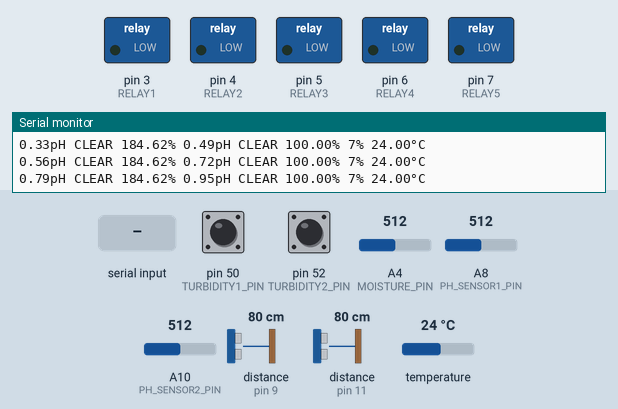
Recording of a sketch running on a simulated Arduino Mega 2560, built with avr-gcc and run on an emulated ATmega2560. On the bench: switched loads named in the sketch (green lamp = pin HIGH), the last lines printed to the serial monitor. The test bench sets the inputs (shaded band); at power-on: distance to the obstacle (sensors on pin 11, pin 9) 80 cm, pin 50 (TURBIDITY1_PIN) HIGH, pin 52 (TURBIDITY2_PIN) HIGH, A4 (MOISTURE_PIN) = 512, A8 (PH_SENSOR1_PIN) = 512, A10 (PH_SENSOR2_PIN) = 512, temperature 24 °C. The echo pulse lasts 58.3 µs per cm.

Above: at 1.2 s.
1.3 s: "1\n" received over Serial
At 1.8 s:
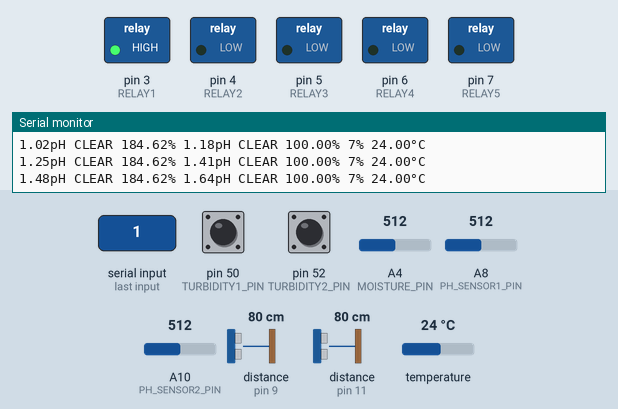
2.8 s: distance to the obstacle (sensor on pin 11) set to 33 cm
4.3 s: distance to the obstacle (sensor on pin 11) set to 27 cm
At 5.7 s:
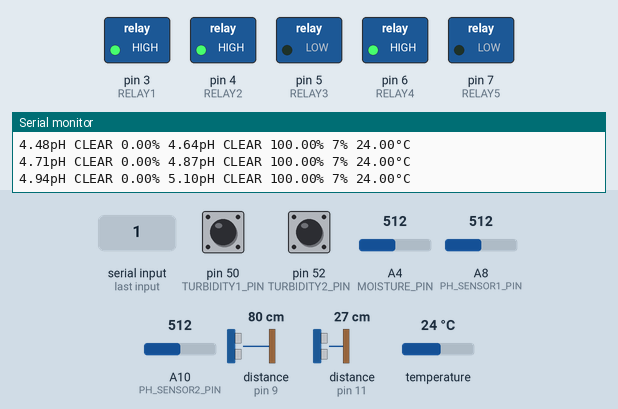
6.6 s: distance to the obstacle (sensor on pin 11) set to 13 cm
8.1 s: distance to the obstacle (sensor on pin 11) set to 10 cm
At 8.7 s:
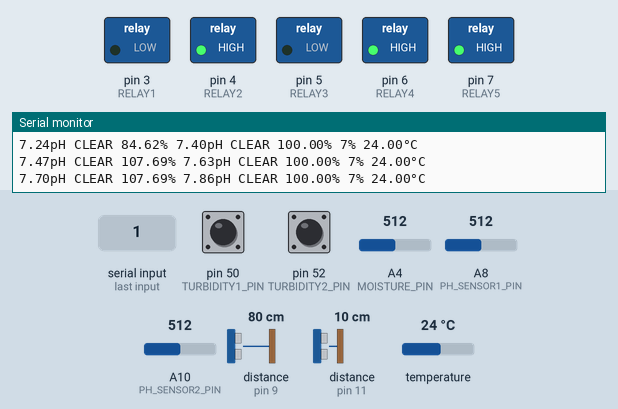
Timing chart, 0 to 34.7 s (numbered marks = the images above; inputs shaded):
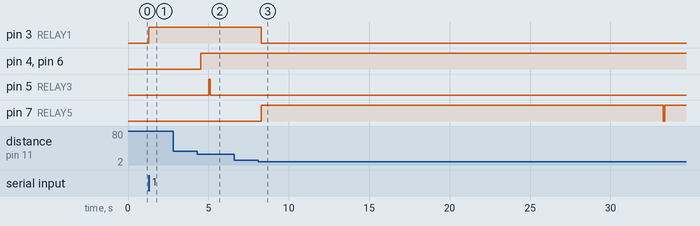

The sketch:

main.ino
```cpp
#include <NewPing.h> //Ultrasonic Sensor Library
#include <OneWire.h> //Temperature Sensor Library

// CONSTANTS
#define TRIGGER1_PIN    12  // Arduino pin tied to trigger pin on the first ultrasonic sensor.
#define ECHO1_PIN       11  // Arduino pin tied to echo pin on the first ultrasonic sensor.
#define TRIGGER2_PIN    10  // Arduino pin tied to trigger pin on the second ultrasonic sensor.
#define ECHO2_PIN        9  // Arduino pin tied to echo pin on the second ultrasonic sensor.
#define RELAY1           3  // Arduino pin tied to relay1 pin of the influent pump.
#define RELAY2           4  // Arduino pin tied to relay2 pin of the mixing pump1.
#define RELAY3           5  // Arduino pin tied to relay3 pin of the soda ash pump.
#define RELAY4           6  // Arduino pin tied to relay4 pin of the mixing pump2.
#define RELAY5           7  // Arduino pin tied to relay5 pin of solenoid valve.
#define TURBIDITY1_PIN  50 // Arduino pin tied to turbidity1 sensor.
#define TURBIDITY2_PIN  52 // Arduino pin tied to turbidity2 sensor.
#define PH_SENSOR1_PIN  A8 // Arduino pin tied to ph1 sensor.
#define PH_SENSOR2_PIN  A10 // Arduino pin tied to ph2 sensor.
#define MOISTURE_PIN    A4 // Arduino pin tied to soil moisture sensor.
#define TEMPERATURE_PIN A5 // Arduino pin tied to temperature sensor.
#define MAX_DISTANCE    30 // Maximum distance we want to ping for (in centimeters). Maximum sensor distance is rated at 400-500cm.
#define Offset1          0.10  //Deviation compensate for pH Sensor1.
#define Offset2          0.26  //Deviation compensate for pH Sensor2.
#define ArrayLength1     40 // Times of collection for pH values.
#define ArrayLength2     40 // Times of collection for pH values.


// DECLARATION
boolean initStatus = 0; //Store initialization status
boolean relay5_State = 0; //Store relay5 status
boolean relay3_State = 0;
boolean isFull = 0; //Store container status
boolean ef_isFull = 0;
char incoming; //Incoming value for serial
float pHUnit1, pHUnit2, temperature, pHvoltage1, pHvoltage2, voltage1, voltage2;
float max_distance1 = 24.0, max_distance2 = 25.0;
int pHArray1[ArrayLength1];   //Store the average value of the sensor feedback
int pHArrayIndex1 = 0;
int pHArray2[ArrayLength2];   //Store the average value of the sensor feedback
int pHArrayIndex2 = 0;
int distance1, distance2, moistureValue, sensorValue1, sensorValue2;
unsigned long interval_On = 25000, interval_Off = 100, previousMillis1 = 0, previousMillis2 = 0, previousMillis3 = 0, previousMillis4 = 0, previousMillis5 = 0;
OneWire ds(TEMPERATURE_PIN);
NewPing sonar1(TRIGGER1_PIN, ECHO1_PIN, MAX_DISTANCE); // NewPing setup of pins and maximum distance. Ultrasonic Sensor NewPing1
NewPing sonar2(TRIGGER2_PIN, ECHO2_PIN, MAX_DISTANCE); // NewPing setup of pins and maximum distance. Ultrasonic Sensor NewPing2

// SETUP
void setup() {
  Serial.begin(2000000); //Begin serial transmission at 2000000 Baud rate
  pinMode(RELAY1, OUTPUT); //Set relay1 as output.
  pinMode(RELAY2, OUTPUT); //Set relay2 as output.
  pinMode(RELAY3, OUTPUT); //Set relay3 as output.
  pinMode(RELAY4, OUTPUT); //Set relay4 as output.
  pinMode(RELAY5, OUTPUT); //Set relay5 as output.
  pinMode(TURBIDITY1_PIN, INPUT); //Set turbidity1 as input.
  pinMode(TURBIDITY2_PIN, INPUT); //Set turbidity2 as input.
}

// LOOP
void loop() {
  main_printF();
  if (Serial.available() > 0) {
    incoming = Serial.read(); //Read transmitted input from Raspberry Pi
    if (incoming == '1') {
      initStatus = true;
      digitalWrite(RELAY1, HIGH); //Pump water to influent container.
      while (initStatus) {
        main_printF();
        if (distance1 > 11 && distance1 <= 30 && !isFull) {
          digitalWrite(RELAY1, HIGH); //Pump water to influent container until it is full.
          digitalWrite(RELAY4, HIGH); //Turn on mixing pump
          digitalWrite(RELAY2, HIGH);
          if (pHUnit1 < 6.00) {
            unsigned long currentMillis5 = millis();
            if (!relay3_State && currentMillis5 - previousMillis5 >= 5000) {
              previousMillis5 = millis();
              relay3_State = true;
              digitalWrite(RELAY3, relay3_State);
            }
            else if (relay3_State && currentMillis5 - previousMillis5 >= 100) {
              previousMillis5 = millis();
              relay3_State = false;
              digitalWrite(RELAY3, relay3_State);
            }
          }
        }
        else if (distance1 != 0 && !ef_isFull) { //Check if influent container is full.
          isFull = true;
          digitalWrite(RELAY4, HIGH); //Turn on mixing pump
          digitalWrite(RELAY2, HIGH);
          digitalWrite(RELAY1, LOW); //Turn off influent pump
          if (pHUnit1 < 6.00) {
            unsigned long currentMillis5 = millis();
            if (!relay3_State && currentMillis5 - previousMillis5 >= 5000) {
              previousMillis5 = millis();
              relay3_State = true;
              digitalWrite(RELAY3, relay3_State);
            }
            else if (relay3_State && currentMillis5 - previousMillis5 >= 100) {
              previousMillis5 = millis();
              relay3_State = false;
              digitalWrite(RELAY3, relay3_State);
            }
          }
          else if (pHUnit1 > 6.00) {
            digitalWrite(RELAY3, LOW);
          }
          unsigned long currentMillis2 = millis();
          if (!relay5_State && currentMillis2 - previousMillis2 >= interval_Off && pHUnit1 >= 6.00) { //Every 1000ms
            previousMillis2 = millis(); //0 is replaced with 1000 and so on
            relay5_State = true;
            digitalWrite(RELAY5, relay5_State); //Pump turns off
          }
          else if (relay5_State && currentMillis2 - previousMillis2 >= interval_On && pHUnit1 >= 6.00) {
            previousMillis2 = millis();
            relay5_State = false;
            digitalWrite(RELAY5, relay5_State); //Pump turns on
            distance1_Read(); //Check distance
            distance2_Read();
            if (distance1 != 0 && distance1 == 25 && distance2 != 0 && distance2 > 4 && !ef_isFull) {
              isFull = false;
              digitalWrite(RELAY1, HIGH);
              digitalWrite(RELAY5, LOW);
            } else if (distance1 != 0 && distance2 != 0 && distance2 < 4 && !ef_isFull) {
              initStatus = false;
              ef_isFull = true;
              digitalWrite(RELAY1, LOW);
              digitalWrite(RELAY2, LOW);
              digitalWrite(RELAY3, LOW);
              digitalWrite(RELAY4, LOW);
              digitalWrite(RELAY5, LOW);
            }
          }
        }
        incoming = Serial.read();
        if (incoming == '2') {
          initStatus = false;
          isFull = false;
          digitalWrite(RELAY1, LOW);
          digitalWrite(RELAY2, LOW);
          digitalWrite(RELAY3, LOW);
          digitalWrite(RELAY4, LOW);
          digitalWrite(RELAY5, LOW);
        }
      }
    }
  }
}

void main_printF() {
  unsigned long currentMillis1 = millis();
  if (currentMillis1 - previousMillis1 >= 250) {
    previousMillis1 = millis();
    pH1_Print();
    turbidity1_Print();
    volume1_Print();
    pH2_Print();
    turbidity2_Print();
    volume2_Print();
    moisture_Print();
    temp_Print();
    Serial.print("\n");
  }
}

int distance1_Read() {
  distance1 = sonar1.ping_cm();
  return distance1;
}

void distance1_Print() {
  distance1_Read();
  Serial.print("Distance1: ");
  Serial.print(distance1); // Send ping, get distance in cm and print result (0 = outside set distance range)
  Serial.print(" ");
}

int distance2_Read() {
  distance2 = sonar2.ping_cm();
  return distance2;
}

void distance2_Print() {
  distance2_Read();
  Serial.print("Distance2: ");
  Serial.print(distance2); // Send ping, get distance in cm and print result (0 = outside set distance range)
  Serial.print(" ");
}

float pH1_Read() {
  pHArray1[pHArrayIndex1++] = analogRead(PH_SENSOR1_PIN);
  if (pHArrayIndex1 == ArrayLength1)pHArrayIndex1 = 0;
  pHvoltage1 = averagearray(pHArray1, ArrayLength1) * 5.0 / 1024;
  pHUnit1 = 3.5 * pHvoltage1 + Offset1;
  return pHUnit1;
}

void pH1_Print() {
  pH1_Read();
  Serial.print(pHUnit1);
  Serial.print("pH ");
}

float pH2_Read() {
  pHArray2[pHArrayIndex2++] = analogRead(PH_SENSOR2_PIN);
  if (pHArrayIndex2 == ArrayLength2)pHArrayIndex2 = 0;
  pHvoltage2 = averagearray1(pHArray2, ArrayLength2) * 5.0 / 1024;
  pHUnit2 = 3.5 * pHvoltage2 + Offset2;
  return pHUnit2;
}

void pH2_Print() {
  pH2_Read();
  Serial.print(pHUnit2);
  Serial.print("pH ");
}

void turbidity1_Print() {
  sensorValue1 = digitalRead(TURBIDITY1_PIN);
  //  Serial.print(sensorValue1);
  //  Serial.print(" ");
  if (sensorValue1 == LOW) {
    Serial.print("TURBID ");
  } else {
    Serial.print("CLEAR ");
  }
}

void turbidity2_Print() {
  sensorValue2 = digitalRead(TURBIDITY2_PIN);
  //  Serial.print(sensorV/alue2);
  //  Serial.print(" ");/
  if (sensorValue2 == LOW) {
    Serial.print("TURBID ");
  } else {
    Serial.print("CLEAR ");
  }
}

int moisture_Read() {
  moistureValue = analogRead(MOISTURE_PIN);
  moistureValue = map(moistureValue, 531, 263, 0, 100);
  return moistureValue;
}

void moisture_Print() {
  moisture_Read();
  if (moistureValue < 0) {
    Serial.print("0% ");
  } else {
    Serial.print(moistureValue);
    Serial.print("% ");
  }
}

void volume1_Print() {
  distance1_Read();
  double waterLevel1 = ((max_distance1 - distance1) / (max_distance1 - 11.00)) * 100.0;
  if (waterLevel1 < 0) {
    Serial.print("0.00% ");
  } else {
    Serial.print(waterLevel1);
    Serial.print("% ");
  }
}

void volume2_Print() {
  distance2_Read();
  double waterLevel2 = ((max_distance2 - distance2) / max_distance2) * 100.0;
  if (waterLevel2 < 0) {
    Serial.print("0.00% ");
  } else {
    Serial.print(waterLevel2);
    Serial.print("% ");
  }
}

float temp_Read() {
  //returns the temperature from one DS18S20 in DEG Celsius

  byte data[12];
  byte addr[8];

  if ( !ds.search(addr)) {
    //no more sensors on chain, reset search
    ds.reset_search();
    return -1000;
  }

  if ( OneWire::crc8( addr, 7) != addr[7]) {
    //Serial.print("CRC is not valid!");
    return -1000;
  }

  if ( addr[0] != 0x10 && addr[0] != 0x28) {
    //Serial.print("Device is not recognized");
    return -1000;
  }

  ds.reset();
  ds.select(addr);
  ds.write(0x44, 1); // start conversion, with parasite power on at the end

  byte present = ds.reset();
  ds.select(addr);
  ds.write(0xBE); // Read Scratchpad


  for (int i = 0; i < 9; i++) { // we need 9 bytes
    data[i] = ds.read();
  }

  ds.reset_search();

  byte MSB = data[1];
  byte LSB = data[0];

  float tempRead = ((MSB << 8) | LSB); //using two's compliment
  temperature = tempRead / 16;

  return temperature;

}

void temp_Print() {
  temp_Read();
  Serial.print(temperature);
  Serial.print("°C ");
}

//For pH Sensor
float averagearray(int* arr, int number) {
  int i;
  int max, min;
  double avg;
  long amount = 0;
  if (number <= 0) {
    return 0;
  }
  if (number < 5) { //less than 5, calculated directly statistics
    for (i = 0; i < number; i++) {
      amount += arr[i];
    }
    avg = amount / number;
    return avg;
  } else {
    if (arr[0] < arr[1]) {
      min = arr[0]; max = arr[1];
    }
    else {
      min = arr[1]; max = arr[0];
    }
    for (i = 2; i < number; i++) {
      if (arr[i] < min) {
        amount += min;      //arr<min
        min = arr[i];
      } else {
        if (arr[i] > max) {
          amount += max;  //arr>max
          max = arr[i];
        } else {
          amount += arr[i]; //min<=arr<=max
        }
      }//if
    }//for
    avg = (double)amount / (number - 2);
  }//if
  return avg;
}

float averagearray1(int* arr, int number) {
  int i;
  int max, min;
  double avg;
  long amount = 0;
  if (number <= 0) {
    return 0;
  }
  if (number < 5) { //less than 5, calculated directly statistics
    for (i = 0; i < number; i++) {
      amount += arr[i];
    }
    avg = amount / number;
    return avg;
  } else {
    if (arr[0] < arr[1]) {
      min = arr[0]; max = arr[1];
    }
    else {
      min = arr[1]; max = arr[0];
    }
    for (i = 2; i < number; i++) {
      if (arr[i] < min) {
        amount += min;      //arr<min
        min = arr[i];
      } else {
        if (arr[i] > max) {
          amount += max;  //arr>max
          max = arr[i];
        } else {
          amount += arr[i]; //min<=arr<=max
        }
      }//if
    }//for
    avg = (double)amount / (number - 2);
  }//if
  return avg;
}
```

Measured:
- the behaviour switches between 31 and 30 cm on distance to the obstacle (sensor on pin 11) (found by bisection; images 1 and 2)
- the behaviour switches between 12 and 11 cm on distance to the obstacle (sensor on pin 11) (found by bisection; images 2 and 3)
- after the input at 1.3 s, pin 3 (RELAY1): LOW → HIGH at once
- after the input at 4.3 s, pin 4 (RELAY2), pin 6 (RELAY4): LOW → HIGH after 0.23 s; pin 5 (RELAY3): LOW → HIGH after 0.73 s, → LOW 0.10 s later
- after the input at 8.1 s, pin 3 (RELAY1): HIGH → LOW after 0.18 s; pin 7 (RELAY5): LOW → HIGH after 0.18 s, → LOW 25.0 s later, → HIGH 0.10 s later
